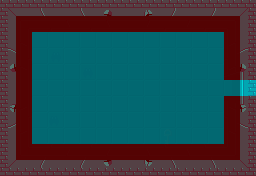

A level layout from a 2D game, rendered from its tile map. Below: a short description, then the map file with its tile-grid data intact:
An orthogonal 16x11 tile map with 16x16 px tiles, 2 tile layers (TileMapForeground, CollisionMask), 1 hidden layer not drawn, 2 tilesets, 1 image layer and 8 objects (PortalWest, PortalEast, PortalNorth, PortalSouth, Kesee0, ...).

<map version="1.0" orientation="orthogonal" renderorder="left-up" width="16" height="11" tilewidth="16" tileheight="16" nextobjectid="17">
 <tileset firstgid="1" name="zelda-tileset" tilewidth="16" tileheight="16" tilecount="1024" columns="32">
  <image source="../../Images/TileSets/TileSet_World.png" width="512" height="512" />
 </tileset>
 <tileset firstgid="1025" name="CollisionMask" tilewidth="16" tileheight="16" tilecount="16" columns="4">
  <image source="../../Images/TileSets/TileSet_CollisionMask.png" width="64" height="64" />
 </tileset>
 <imagelayer name="RefImage" opacity="0.33" offsetx="-256" offsety="-880">
  <image source="../../Images/Maps/Zelda_Quest1_Dundeon1.png" width="1536" height="1056" />
 </imagelayer>
 <layer name="TileMap" width="16" height="11" visible="0">
  <data encoding="csv">
4,5,6,5,5,7,8,5,5,9,10,5,5,11,5,12,
41,42,43,44,45,46,47,48,48,49,50,51,52,53,54,55,
41,99,100,100,100,100,100,100,100,100,100,100,100,100,101,55,
131,132,100,100,100,100,100,100,100,100,100,100,100,100,134,135,
163,164,100,100,100,100,100,100,100,100,100,100,100,100,165,166,
41,199,100,100,100,100,100,100,100,100,100,100,100,100,418,202,
232,233,100,100,100,100,100,100,100,100,100,100,100,100,234,235,
270,271,100,100,100,100,100,100,100,100,100,100,100,100,272,273,
41,282,100,100,100,100,100,100,100,100,100,100,100,100,283,55,
41,288,289,290,291,292,293,294,294,295,296,297,298,299,300,55,
333,334,335,334,334,336,337,334,334,338,339,334,334,340,334,341
</data>
 </layer>
 <layer name="TileMapForeground" width="16" height="11">
  <data encoding="csv">
4,5,6,5,5,7,8,5,5,9,10,5,5,11,5,12,
41,0,0,0,0,0,0,0,0,0,0,0,0,0,0,55,
41,0,0,0,0,0,0,0,0,0,0,0,0,0,0,55,
131,0,0,0,0,0,0,0,0,0,0,0,0,0,0,135,
163,0,0,0,0,0,0,0,0,0,0,0,0,0,0,166,
41,0,0,0,0,0,0,0,0,0,0,0,0,0,0,202,
232,0,0,0,0,0,0,0,0,0,0,0,0,0,0,235,
270,0,0,0,0,0,0,0,0,0,0,0,0,0,0,273,
41,0,0,0,0,0,0,0,0,0,0,0,0,0,0,55,
41,0,0,0,0,0,0,0,0,0,0,0,0,0,0,55,
333,334,335,334,334,336,337,334,334,338,339,334,334,340,334,341
</data>
 </layer>
 <layer name="CollisionMask" width="16" height="11" opacity="0.5">
  <data encoding="csv">
1026,1026,1026,1026,1026,1026,1026,1026,1026,1026,1026,1026,1026,1026,1026,1026,
1026,1026,1026,1026,1026,1026,1026,1026,1026,1026,1026,1026,1026,1026,1026,1026,
1026,1026,1025,1025,1025,1025,1025,1025,1025,1025,1025,1025,1025,1025,1026,1026,
1026,1026,1025,1025,1025,1025,1025,1025,1025,1025,1025,1025,1025,1025,1026,1026,
1026,1026,1025,1025,1025,1025,1025,1025,1025,1025,1025,1025,1025,1025,1026,1026,
1026,1026,1025,1025,1025,1025,1025,1025,1025,1025,1025,1025,1025,1025,1025,1025,
1026,1026,1025,1025,1025,1025,1025,1025,1025,1025,1025,1025,1025,1025,1026,1026,
1026,1026,1025,1025,1025,1025,1025,1025,1025,1025,1025,1025,1025,1025,1026,1026,
1026,1026,1025,1025,1025,1025,1025,1025,1025,1025,1025,1025,1025,1025,1026,1026,
1026,1026,1026,1026,1026,1026,1026,1026,1026,1026,1026,1026,1026,1026,1026,1026,
1026,1026,1026,1026,1026,1026,1026,1026,1026,1026,1026,1026,1026,1026,1026,1026
</data>
 </layer>
 <objectgroup name="Portals">
  <object id="1" name="PortalWest" x="0" y="4" width="2" height="168">
   <properties>
    <property name="TargetMap" value="Dungeon_0-5" />
    <property name="TransitionType" type="int" value="2" />
   </properties>
  </object>
  <object id="2" name="PortalEast" x="254" y="4" width="2" height="168">
   <properties>
    <property name="TargetMap" value="Dungeon_2-5" />
    <property name="TransitionType" type="int" value="0" />
   </properties>
  </object>
  <object id="3" name="PortalNorth" x="4" y="0" width="248" height="2">
   <properties>
    <property name="TargetMap" value="Dungeon_1-4" />
    <property name="TransitionType" type="int" value="1" />
   </properties>
  </object>
  <object id="4" name="PortalSouth" x="4" y="174" width="248" height="2">
   <properties>
    <property name="TargetMap" value="Dungeon_1-5" />
    <property name="TransitionType" type="int" value="3" />
   </properties>
  </object>
 </objectgroup>
 <objectgroup name="Enemies">
  <object id="7" name="Kesee0" x="48" y="48" width="16" height="16">
   <properties>
    <property name="Name" value="Kesee" />
   </properties>
  </object>
  <object id="8" name="Kesee1" x="80" y="64" width="16" height="16">
   <properties>
    <property name="Name" value="Kesee" />
   </properties>
  </object>
  <object id="9" name="Kesee2" x="48" y="112" width="16" height="16">
   <properties>
    <property name="Name" value="Kesee" />
   </properties>
  </object>
 </objectgroup>
 <objectgroup name="Items">
  <object id="16" name="Key" x="160" y="128" width="16" height="16">
   <properties>
    <property name="KeyType" type="int" value="1" />
    <property name="Name" value="Key" />
   </properties>
  </object>
 </objectgroup>
</map>
